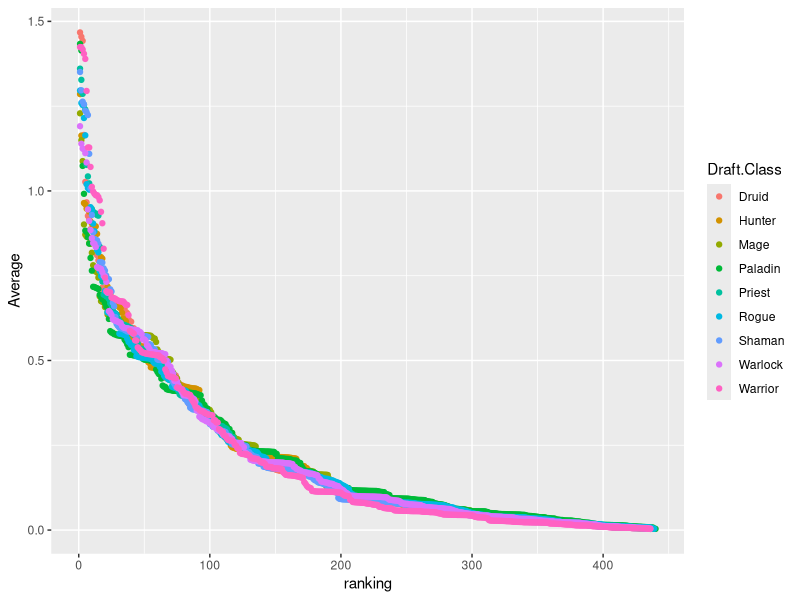
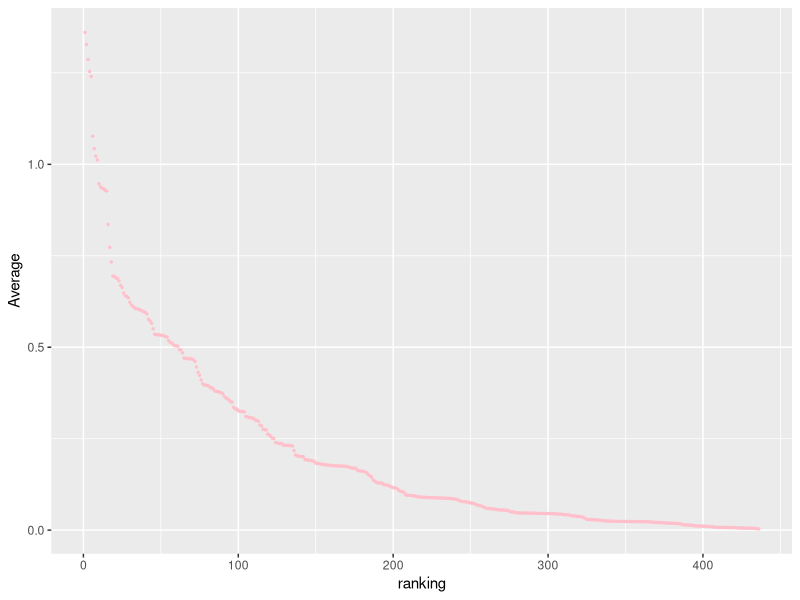
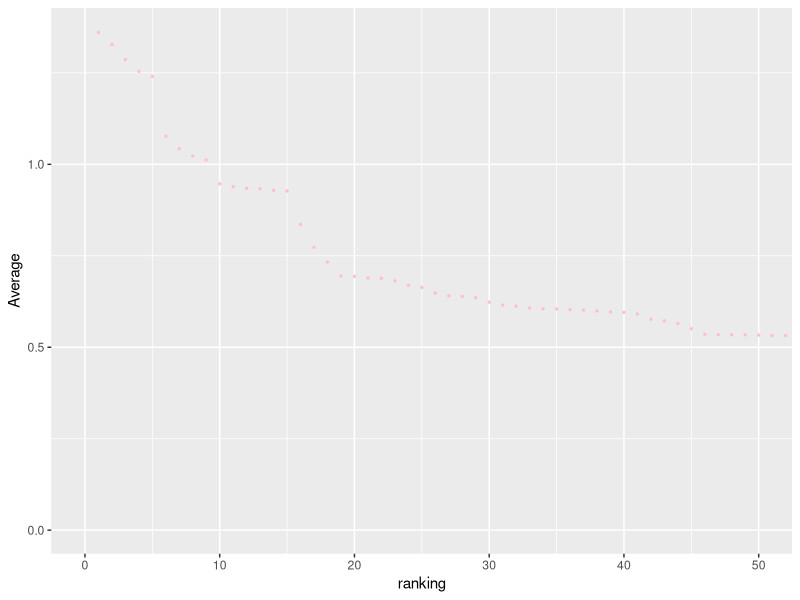

The R source for these figures, in order:
## ---- chunk 1
library(dplyr)
library(ggplot2)
appearence_data <- read.csv('data/Appearance_Rates.csv')
## ---- chunk 2
top_10_in_each_class <- appearence_data %>%
  group_by(Draft.Class) %>%
  top_n(10, Average)
## ---- chunk 3
help("top_n")
## ---- chunk 4
top_card_each_class <- appearence_data %>%
  group_by(Draft.Class) %>%
  top_n(1, Average)

print(top_card_each_class)
## ---- chunk 5
lowest_card_each_class <- appearence_data %>%
  group_by(Draft.Class) %>%
  top_n(-1, Average)

print(lowest_card_each_class)
## ---- chunk 6
class_spreads_high<- top_card_each_class %>%
  select(Average)
class_spreads_low <- lowest_card_each_class %>%
  select(Average)
class_spreads <- class_spreads_high
class_spreads$Low_average <- class_spreads_low$Average

class_spreads$ratio <- class_spreads$Average / class_spreads$Low_average
## ---- chunk 7
stripped_data <- appearence_data %>%
  group_by(Draft.Class) %>%
  select(Draft.Class,Average)

stripped_data <- stripped_data %>%
  group_by(Draft.Class) %>%
  mutate(ranking = rank(-Average,ties.method = 'first'))
## ---- chunk 8
ggplot(data = stripped_data, aes(x=ranking, y=Average)) +
 geom_point(aes(color = Draft.Class))
## ---- chunk 9
# filter out Priest data
Priest_rankings <- stripped_data %>%
  filter(Draft.Class == 'Priest')

# plot priest data
ggplot(data = Priest_rankings, aes(x=ranking, y=Average)) +
 geom_point(color = 'pink',size = 0.5)
## ---- chunk 10
# plot priest data zoomed in 
ggplot(data = Priest_rankings, aes(x=ranking, y=Average)) +
 geom_point(color = 'pink',size = 0.5) + 
  coord_cartesian(xlim =c(0,50))
